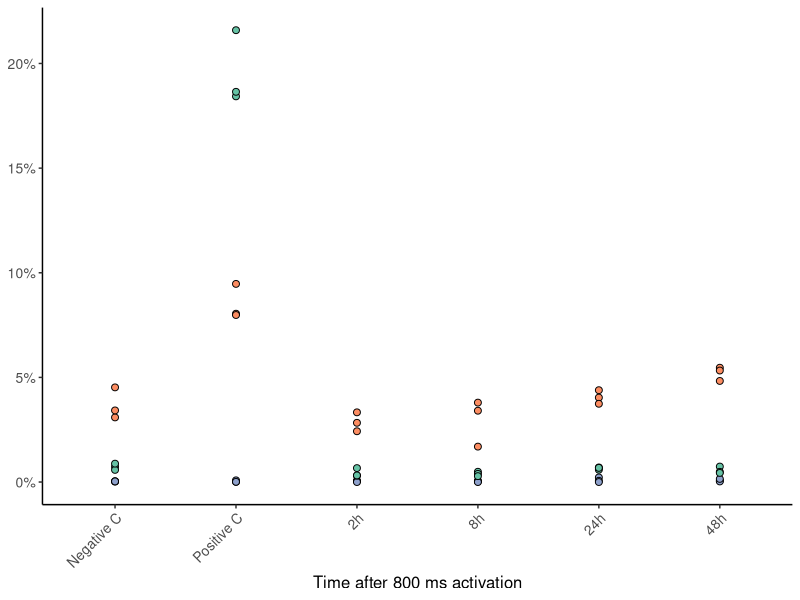
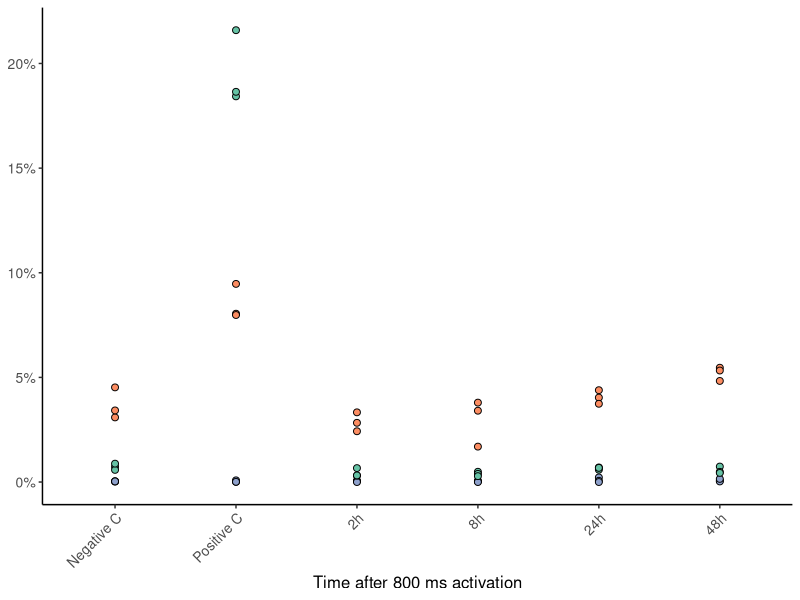

The R script that drew these images, in order:
## ---- chunk 1
knitr::opts_chunk$set(echo = TRUE)

library(ggplot2)
library(reshape2)
## ---- chunk 2
X01_26_18_data <- read.csv("../data/flojo_output.csv")[,1:18]

colnames(X01_26_18_data) <- c('sample', 'all.necr', 'all.dead', 'all.apop', 'all.live', 'perc.act', 'act.necr', 'unact.live', 'unact.apop', 'unact.dead', 'unact.necr', 'perc.unact', 'act.dead', 'act.apop', 'act.live', 'activation.time', 'replicate')

reshaped <- melt(X01_26_18_data, id.vars = c('sample', 'activation.time', 'replicate'))

rename_column <- function(variable){
  gating <- unlist(strsplit(as.character(variable), '.', fixed = TRUE))[1]
  subpop <- unlist(strsplit(as.character(variable), '.', fixed = TRUE))[2]
  return(c(gating, subpop))
}

new_columns <- t(rbind(sapply(reshaped$variable, rename_column)))

reshaped$gating <- new_columns[,1]

reshaped$subpop <- new_columns[,2]

# need to remove rows that use mean or SD
reshaped <- reshaped[which(reshaped$replicate != "-"),]

#reorder activation factors
plot_labels = data.frame(activation.time = c('negative_control', '2h', '8h', '24h', '48h', 'positive_control'),
                         activation.time.plot = factor(c('Negative C', '2h', '8h', '24h', '48h', 'Positive C'), 
                                                       levels = c('Negative C', 'Positive C', '2h', '8h', '24h', '48h'),
                                                       ordered = T))

reshaped <- merge(reshaped, plot_labels, by = 'activation.time')

print(min())
                         

## ---- chunk 3
ggplot(reshaped[which((reshaped$gating == 'all' & reshaped$activation.time == 'negative_control' |
                      reshaped$gating == 'all' & reshaped$activation.time == 'positive_control' |
                      reshaped$gating == 'act' & reshaped$activation.time != 'negative_control' & reshaped$activation.time != 'positive_control') &
                        reshaped$subpop != 'live'),], 
       aes(x = activation.time.plot, y = value/100, fill = subpop)) +
  geom_point(color='black', pch=21, size = 2) +
  theme_classic() + 
  scale_y_continuous(labels=scales::percent_format(accuracy = 1)) +
  xlab('Time after 800 ms activation') + 
  guides(fill = FALSE) + 
  theme(axis.text=element_text(size=10),
        axis.title=element_text(size=12),
        axis.title.y = element_blank(),
        axis.text.x=element_text(angle=45, hjust = 1)) +
  scale_fill_manual(values = c('#66c2a5','#fc8d62','#8da0cb'))

ggsave('EV1C.png', dpi=600, width=2.75, height=2.75)
  
